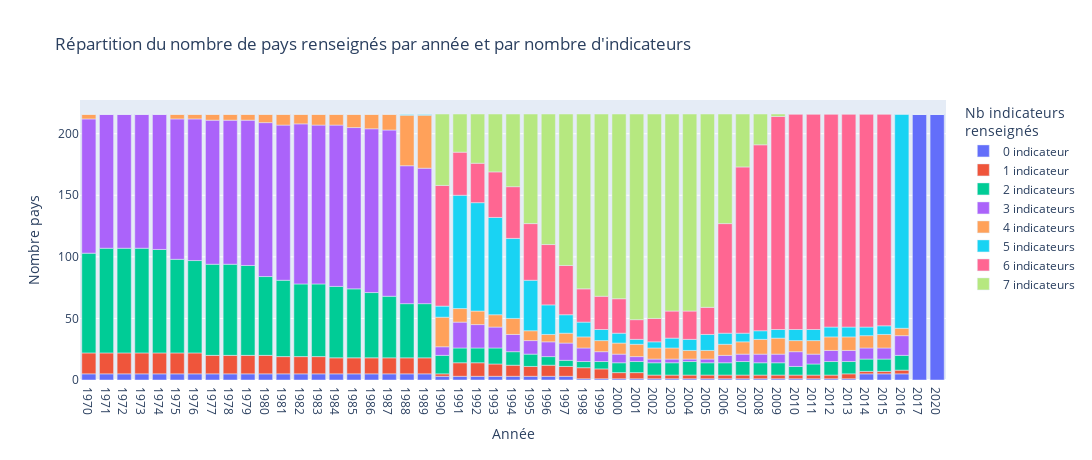

Notebook code cell kept with this figure:
### Markdown cell above
Ici, pour l'année 1970, on compte 5 indicateurs différents renseignés au moins une fois.

### Code cell
nb_indicators_years = []
nb_indicators_nb = []
df_rep_indicators_per_nb = pd.DataFrame()

dict_rep_indicators_per_nb = {
    "year": [],
    "Nombre indicateurs renseignés": [],
    "Nombre pays": []
}
col_names = []
for i in range(0,8):
    col_names.append(f"""{i} indicateur{"s" if i>1 else ""}""")

for year in cols[4:-1]:
    if int(year)>=this_year:
        continue
    #df_tmp = data.loc[~data[year].isna(),:].assign(nb=1)
    df_tmp = pd.concat([data.loc[~data[year].isna(),:].assign(nb=1), data.loc[data[year].isna(),:].assign(nb=0)])
    df_tmp = df_tmp.groupby(by="Country Code").agg({"nb": "sum"}).reset_index()
    for i in range(0,8):
        dict_rep_indicators_per_nb["year"].append(year)
        dict_rep_indicators_per_nb["Nombre indicateurs renseignés"].append(col_names[i])
        dict_rep_indicators_per_nb["Nombre pays"].append(df_tmp.loc[df_tmp["nb"]==i].shape[0])
    
df_rep_indicators_per_nb = pd.DataFrame(dict_rep_indicators_per_nb)

fig = px.bar(df_rep_indicators_per_nb, x="year", y="Nombre pays", 
    title="Répartition du nombre de pays renseignés par année et par nombre d'indicateurs",
    color = "Nombre indicateurs renseignés",
    labels={"year": "Année", "Nombre indicateurs renseignés": "Nb indicateurs<br>renseignés"},
    height=460, width=1100
)
fig.show()

### Figure 1 — Plotly figure (JSON) as saved in the notebook; plotly's stock layout.template omitted (floating-point values rounded to 4 significant figures)
{"data": [{"alignmentgroup": "True", "hovertemplate": "Nb indicateurs<br>renseignés=0 indicateur<br>Année=%{x}<br>Nombre pays=%{y}<extra></extra>", "legendgroup": "0 indicateur", "marker": {"color": "#636efa", "pattern": {"shape": ""}}, "name": "0 indicateur", "offsetgroup": "0 indicateur", "orientation": "v", "showlegend": true, "textposition": "auto", "type": "bar", "x": ["1970", "1971", "1972", "1973", "1974", "1975", "1976", "1977", "1978", "1979", "1980", "1981", "1982", "1983", "1984", "1985", "1986", "1987", "1988", "1989", "1990", "1991", "1992", "1993", "1994", "1995", "1996", "1997", "1998", "1999", "2000", "2001", "2002", "2003", "2004", "2005", "2006", "2007", "2008", "2009", "2010", "2011", "2012", "2013", "2014", "2015", "2016", "2017", "2020"], "xaxis": "x", "y": [5, 5, 5, 5, 5, 5, 5, 5, 5, 5, 5, 5, 5, 5, 5, 5, 5, 5, 5, 5, 3, 3, 3, 3, 3, 3, 3, 3, 1, 1, 1, 1, 1, 1, 1, 1, 1, 1, 1, 1, 1, 1, 1, 1, 5, 5, 5, 216, 216], "yaxis": "y"}, {"alignmentgroup": "True", "hovertemplate": "Nb indicateurs<br>renseignés=1 indicateur<br>Année=%{x}<br>Nombre pays=%{y}<extra></extra>", "legendgroup": "1 indicateur", "marker": {"color": "#EF553B", "pattern": {"shape": ""}}, "name": "1 indicateur", "offsetgroup": "1 indicateur", "orientation": "v", "showlegend": true, "textposition": "auto", "type": "bar", "x": ["1970", "1971", "1972", "1973", "1974", "1975", "1976", "1977", "1978", "1979", "1980", "1981", "1982", "1983", "1984", "1985", "1986", "1987", "1988", "1989", "1990", "1991", "1992", "1993", "1994", "1995", "1996", "1997", "1998", "1999", "2000", "2001", "2002", "2003", "2004", "2005", "2006", "2007", "2008", "2009", "2010", "2011", "2012", "2013", "2014", "2015", "2016", "2017", "2020"], "xaxis": "x", "y": [17, 17, 17, 17, 17, 17, 17, 15, 15, 15, 15, 14, 14, 14, 13, 13, 13, 13, 13, 13, 2, 11, 11, 10, 9, 8, 9, 8, 9, 8, 5, 5, 3, 3, 3, 3, 3, 3, 3, 3, 3, 3, 3, 4, 2, 2, 3, 0, 0], "yaxis": "y"}, {"alignmentgroup": "True", "hovertemplate": "Nb indicateurs<br>renseignés=2 indicateurs<br>Année=%{x}<br>Nombre pays=%{y}<extra></extra>", "legendgroup": "2 indicateurs", "marker": {"color": "#00cc96", "pattern": {"shape": ""}}, "name": "2 indicateurs", "offsetgroup": "2 indicateurs", "orientation": "v", "showlegend": true, "textposition": "auto", "type": "bar", "x": ["1970", "1971", "1972", "1973", "1974", "1975", "1976", "1977", "1978", "1979", "1980", "1981", "1982", "1983", "1984", "1985", "1986", "1987", "1988", "1989", "1990", "1991", "1992", "1993", "1994", "1995", "1996", "1997", "1998", "1999", "2000", "2001", "2002", "2003", "2004", "2005", "2006", "2007", "2008", "2009", "2010", "2011", "2012", "2013", "2014", "2015", "2016", "2017", "2020"], "xaxis": "x", "y": [81, 85, 85, 85, 84, 76, 75, 74, 74, 73, 64, 62, 59, 59, 58, 56, 53, 50, 44, 44, 15, 12, 12, 13, 11, 10, 7, 5, 5, 6, 8, 9, 10, 10, 11, 10, 10, 11, 10, 10, 7, 9, 11, 10, 10, 10, 12, 0, 0], "yaxis": "y"}, {"alignmentgroup": "True", "hovertemplate": "Nb indicateurs<br>renseignés=3 indicateurs<br>Année=%{x}<br>Nombre pays=%{y}<extra></extra>", "legendgroup": "3 indicateurs", "marker": {"color": "#ab63fa", "pattern": {"shape": ""}}, "name": "3 indicateurs", "offsetgroup": "3 indicateurs", "orientation": "v", "showlegend": true, "textposition": "auto", "type": "bar", "x": ["1970", "1971", "1972", "1973", "1974", "1975", "1976", "1977", "1978", "1979", "1980", "1981", "1982", "1983", "1984", "1985", "1986", "1987", "1988", "1989", "1990", "1991", "1992", "1993", "1994", "1995", "1996", "1997", "1998", "1999", "2000", "2001", "2002", "2003", "2004", "2005", "2006", "2007", "2008", "2009", "2010", "2011", "2012", "2013", "2014", "2015", "2016", "2017", "2020"], "xaxis": "x", "y": [109, 109, 109, 109, 110, 114, 115, 117, 117, 118, 125, 126, 130, 129, 131, 131, 133, 135, 112, 110, 7, 21, 19, 17, 14, 11, 12, 14, 11, 8, 7, 4, 3, 3, 2, 3, 6, 6, 7, 7, 12, 8, 9, 9, 9, 9, 16, 0, 0], "yaxis": "y"}, {"alignmentgroup": "True", "hovertemplate": "Nb indicateurs<br>renseignés=4 indicateurs<br>Année=%{x}<br>Nombre pays=%{y}<extra></extra>", "legendgroup": "4 indicateurs", "marker": {"color": "#FFA15A", "pattern": {"shape": ""}}, "name": "4 indicateurs", "offsetgroup": "4 indicateurs", "orientation": "v", "showlegend": true, "textposition": "auto", "type": "bar", "x": ["1970", "1971", "1972", "1973", "1974", "1975", "1976", "1977", "1978", "1979", "1980", "1981", "1982", "1983", "1984", "1985", "1986", "1987", "1988", "1989", "1990", "1991", "1992", "1993", "1994", "1995", "1996", "1997", "1998", "1999", "2000", "2001", "2002", "2003", "2004", "2005", "2006", "2007", "2008", "2009", "2010", "2011", "2012", "2013", "2014", "2015", "2016", "2017", "2020"], "xaxis": "x", "y": [4, 0, 0, 0, 0, 4, 4, 5, 5, 5, 7, 9, 8, 9, 9, 11, 12, 13, 41, 43, 24, 11, 11, 10, 13, 8, 6, 8, 9, 9, 9, 10, 9, 9, 7, 7, 9, 10, 12, 13, 9, 11, 11, 11, 10, 11, 6, 0, 0], "yaxis": "y"}, {"alignmentgroup": "True", "hovertemplate": "Nb indicateurs<br>renseignés=5 indicateurs<br>Année=%{x}<br>Nombre pays=%{y}<extra></extra>", "legendgroup": "5 indicateurs", "marker": {"color": "#19d3f3", "pattern": {"shape": ""}}, "name": "5 indicateurs", "offsetgroup": "5 indicateurs", "orientation": "v", "showlegend": true, "textposition": "auto", "type": "bar", "x": ["1970", "1971", "1972", "1973", "1974", "1975", "1976", "1977", "1978", "1979", "1980", "1981", "1982", "1983", "1984", "1985", "1986", "1987", "1988", "1989", "1990", "1991", "1992", "1993", "1994", "1995", "1996", "1997", "1998", "1999", "2000", "2001", "2002", "2003", "2004", "2005", "2006", "2007", "2008", "2009", "2010", "2011", "2012", "2013", "2014", "2015", "2016", "2017", "2020"], "xaxis": "x", "y": [0, 0, 0, 0, 0, 0, 0, 0, 0, 0, 0, 0, 0, 0, 0, 0, 0, 0, 1, 1, 9, 92, 88, 79, 65, 41, 24, 15, 12, 9, 8, 4, 5, 8, 9, 13, 9, 7, 7, 7, 9, 9, 8, 8, 7, 7, 174, 0, 0], "yaxis": "y"}, {"alignmentgroup": "True", "hovertemplate": "Nb indicateurs<br>renseignés=6 indicateurs<br>Année=%{x}<br>Nombre pays=%{y}<extra></extra>", "legendgroup": "6 indicateurs", "marker": {"color": "#FF6692", "pattern": {"shape": ""}}, "name": "6 indicateurs", "offsetgroup": "6 indicateurs", "orientation": "v", "showlegend": true, "textposition": "auto", "type": "bar", "x": ["1970", "1971", "1972", "1973", "1974", "1975", "1976", "1977", "1978", "1979", "1980", "1981", "1982", "1983", "1984", "1985", "1986", "1987", "1988", "1989", "1990", "1991", "1992", "1993", "1994", "1995", "1996", "1997", "1998", "1999", "2000", "2001", "2002", "2003", "2004", "2005", "2006", "2007", "2008", "2009", "2010", "2011", "2012", "2013", "2014", "2015", "2016", "2017", "2020"], "xaxis": "x", "y": [0, 0, 0, 0, 0, 0, 0, 0, 0, 0, 0, 0, 0, 0, 0, 0, 0, 0, 0, 0, 98, 35, 32, 37, 42, 46, 49, 40, 27, 27, 28, 16, 19, 22, 23, 22, 89, 135, 151, 173, 175, 175, 173, 173, 173, 172, 0, 0, 0], "yaxis": "y"}, {"alignmentgroup": "True", "hovertemplate": "Nb indicateurs<br>renseignés=7 indicateurs<br>Année=%{x}<br>Nombre pays=%{y}<extra></extra>", "legendgroup": "7 indicateurs", "marker": {"color": "#B6E880", "pattern": {"shape": ""}}, "name": "7 indicateurs", "offsetgroup": "7 indicateurs", "orientation": "v", "showlegend": true, "textposition": "auto", "type": "bar", "x": ["1970", "1971", "1972", "1973", "1974", "1975", "1976", "1977", "1978", "1979", "1980", "1981", "1982", "1983", "1984", "1985", "1986", "1987", "1988", "1989", "1990", "1991", "1992", "1993", "1994", "1995", "1996", "1997", "1998", "1999", "2000", "2001", "2002", "2003", "2004", "2005", "2006", "2007", "2008", "2009", "2010", "2011", "2012", "2013", "2014", "2015", "2016", "2017", "2020"], "xaxis": "x", "y": [0, 0, 0, 0, 0, 0, 0, 0, 0, 0, 0, 0, 0, 0, 0, 0, 0, 0, 0, 0, 58, 31, 40, 47, 59, 89, 106, 123, 142, 148, 150, 167, 166, 160, 160, 157, 89, 43, 25, 2, 0, 0, 0, 0, 0, 0, 0, 0, 0], "yaxis": "y"}], "layout": {"barmode": "relative", "height": 460, "legend": {"title": {"text": "Nb indicateurs<br>renseignés"}, "tracegroupgap": 0}, "title": {"text": "Répartition du nombre de pays renseignés par année et par nombre d'indicateurs"}, "width": 1100, "xaxis": {"anchor": "y", "domain": [0, 1], "title": {"text": "Année"}}, "yaxis": {"anchor": "x", "domain": [0, 1], "title": {"text": "Nombre pays"}}}}
